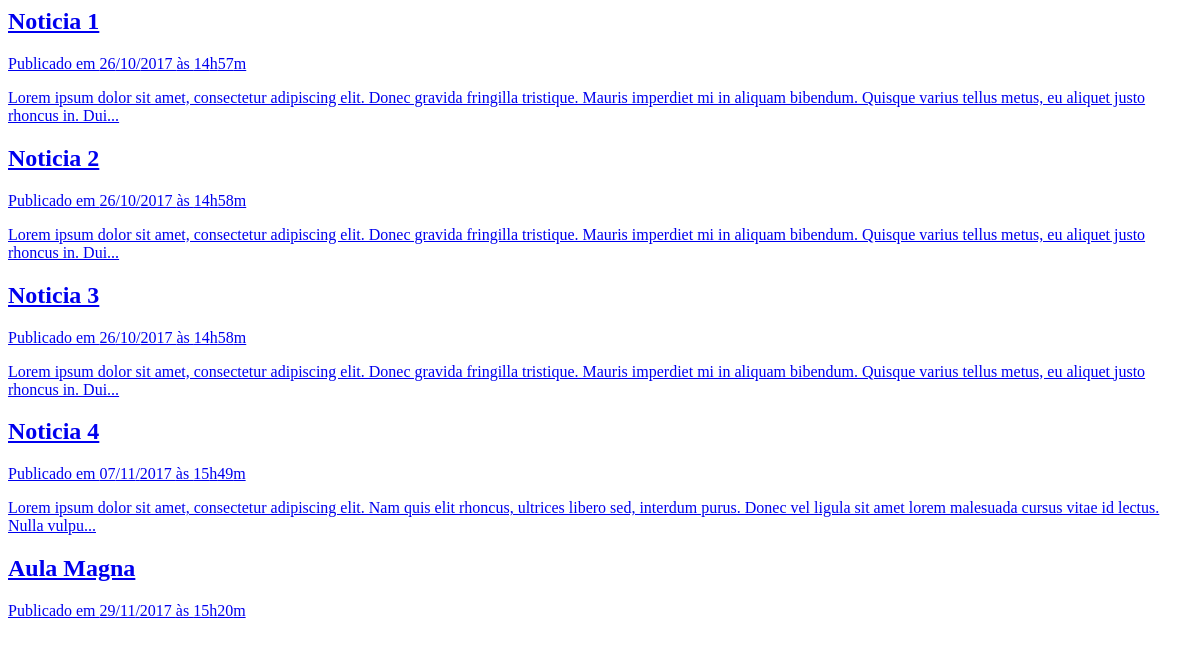
Page /noticias/search.php on the committed database.
### tables this page shows
CREATE TABLE `noticias` (
  `ID_NOTICIA` int(11) NOT NULL,
  `TITULO` varchar(80) NOT NULL,
  `CONTEUDO` text NOT NULL,
  `IMAGEM` varchar(80) NOT NULL,
  `SLIDER` int(1) NOT NULL,
  `DATA` datetime NOT NULL,
  `CURSO` int(11) NOT NULL
);

### noticias/search.php (the view, shortened to what this page needs)
<section class="container-search">
	<?php $query = mysql_query("SELECT * FROM noticias WHERE TITULO LIKE '%$_GET[search]%'");
		while ($line=mysql_fetch_assoc($query)) { ?>
			<a class="item-S" href="http://localhost/Site%20ifba/noticias/?id=<?php echo $line['ID_NOTICIA'] ?>"><div class="item-search">
				<div class="data-nws">
					<h1 class="title-search"><span class="title"><?php echo $line['TITULO']; ?></span></h1>
					<span class="date"><?php $piece = explode(" ", $line['DATA'])?> Publicado em <?php $piece2 = explode("-", $piece[0]); echo $piece2[2]."/".$piece2[1]."/".$piece2[0]; ?> às <?php $piece1 = explode(":", $piece[1]); echo $piece1[0]."h".$piece1[1]."m"?></span>
					<span class="resume"><?php echo mb_strimwidth($line['CONTEUDO'], 0, 200, "...");; ?></span>
				</div>
			</div></a>
		<?php } ?>
</section>

### rows in the picture
noticias: TITULO "Noticia 1", DATA "26", DATA "10", DATA "2017", DATA "14", DATA "57", CONTEUDO "Lorem ipsum dolor sit amet, consectetur adipiscing elit. Donec gravida fringilla tristique. Mauris imperdiet mi in aliquam bibendum. Quisque varius tellus metus, eu aliquet justo rhoncus in. Dui..."
noticias: TITULO "Noticia 2", DATA "26", DATA "10", DATA "2017", DATA "14", DATA "58", CONTEUDO "Lorem ipsum dolor sit amet, consectetur adipiscing elit. Donec gravida fringilla tristique. Mauris imperdiet mi in aliquam bibendum. Quisque varius tellus metus, eu aliquet justo rhoncus in. Dui..."
noticias: TITULO "Noticia 3", DATA "26", DATA "10", DATA "2017", DATA "14", DATA "58", CONTEUDO "Lorem ipsum dolor sit amet, consectetur adipiscing elit. Donec gravida fringilla tristique. Mauris imperdiet mi in aliquam bibendum. Quisque varius tellus metus, eu aliquet justo rhoncus in. Dui..."
noticias: TITULO "Noticia 4", DATA "07", DATA "11", DATA "2017", DATA "15", DATA "49", CONTEUDO "Lorem ipsum dolor sit amet, consectetur adipiscing elit. Nam quis elit rhoncus, ultrices libero sed, interdum purus. Donec vel ligula sit amet lorem malesuada cursus vitae id lectus. Nulla vulpu..."
noticias: TITULO "Aula Magna", DATA "29", DATA "11", DATA "2017", DATA "15", DATA "20"
